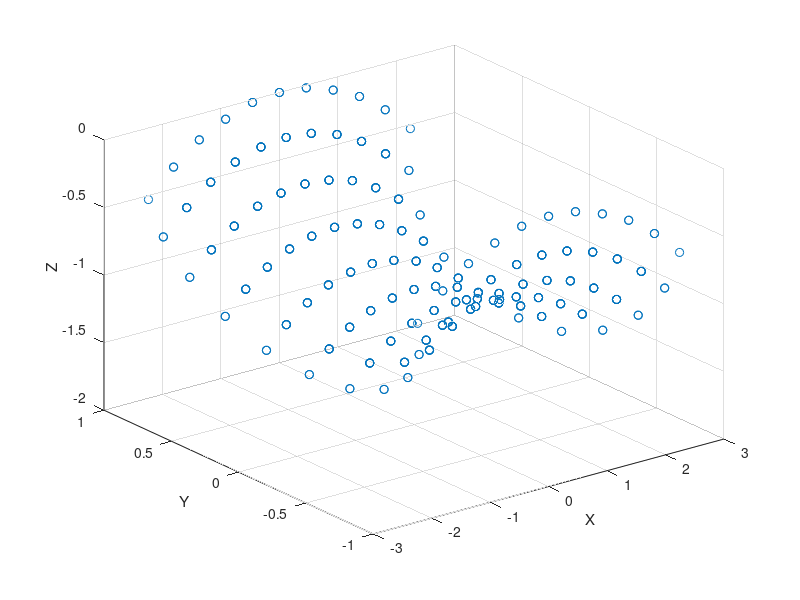

Write MATLAB code to recreate this figure. (Note: this script raises an error after producing the figure.)
A = [ -2.24	  -1.00	  -0.53  	 -2.10	  -0.95	  -0.80  	 -1.70	  -0.95	  -0.63  	 -1.81	  -1.00	  -0.34  
 -1.81	  -1.00	  -0.34  	 -1.70	  -0.95	  -0.63  	 -1.29	  -0.95	  -0.49  	 -1.37	  -1.00	  -0.19  
 -1.37	  -1.00	  -0.19  	 -1.29	  -0.95	  -0.49  	 -0.87	  -0.95	  -0.39  	 -0.92	  -1.00	  -0.09  
 -0.92	  -1.00	  -0.09  	 -0.87	  -0.95	  -0.39  	 -0.43	  -0.95	  -0.33  	 -0.46	  -1.00	  -0.02  
 -0.46	  -1.00	  -0.02  	 -0.43	  -0.95	  -0.33  	  0.00	  -0.95	  -0.31  	  0.00	  -1.00	   0.00  
  0.00	  -1.00	   0.00  	  0.00	  -0.95	  -0.31  	  0.43	  -0.95	  -0.33  	  0.46	  -1.00	  -0.02  
  0.46	  -1.00	  -0.02  	  0.43	  -0.95	  -0.33  	  0.87	  -0.95	  -0.39  	  0.92	  -1.00	  -0.09  
  0.92	  -1.00	  -0.09  	  0.87	  -0.95	  -0.39  	  1.29	  -0.95	  -0.49  	  1.37	  -1.00	  -0.19  
  1.37	  -1.00	  -0.19  	  1.29	  -0.95	  -0.49  	  1.70	  -0.95	  -0.63  	  1.81	  -1.00	  -0.34  
  1.81	  -1.00	  -0.34  	  1.70	  -0.95	  -0.63  	  2.10	  -0.95	  -0.80  	  2.24	  -1.00	  -0.53  
 -2.10	  -0.95	  -0.80  	 -1.97	  -0.81	  -1.05  	 -1.60	  -0.81	  -0.89  	 -1.70	  -0.95	  -0.63  
 -1.70	  -0.95	  -0.63  	 -1.60	  -0.81	  -0.89  	 -1.21	  -0.81	  -0.76  	 -1.29	  -0.95	  -0.49  
 -1.29	  -0.95	  -0.49  	 -1.21	  -0.81	  -0.76  	 -0.81	  -0.81	  -0.66  	 -0.87	  -0.95	  -0.39  
 -0.87	  -0.95	  -0.39  	 -0.81	  -0.81	  -0.66  	 -0.41	  -0.81	  -0.61  	 -0.43	  -0.95	  -0.33  
 -0.43	  -0.95	  -0.33  	 -0.41	  -0.81	  -0.61  	  0.00	  -0.81	  -0.59  	  0.00	  -0.95	  -0.31  
  0.00	  -0.95	  -0.31  	  0.00	  -0.81	  -0.59  	  0.41	  -0.81	  -0.61  	  0.43	  -0.95	  -0.33  
  0.43	  -0.95	  -0.33  	  0.41	  -0.81	  -0.61  	  0.81	  -0.81	  -0.66  	  0.87	  -0.95	  -0.39  
  0.87	  -0.95	  -0.39  	  0.81	  -0.81	  -0.66  	  1.21	  -0.81	  -0.76  	  1.29	  -0.95	  -0.49  
  1.29	  -0.95	  -0.49  	  1.21	  -0.81	  -0.76  	  1.60	  -0.81	  -0.89  	  1.70	  -0.95	  -0.63  
  1.70	  -0.95	  -0.63  	  1.60	  -0.81	  -0.89  	  1.97	  -0.81	  -1.05  	  2.10	  -0.95	  -0.80  
 -1.97	  -0.81	  -1.05  	 -1.87	  -0.59	  -1.25  	 -1.52	  -0.59	  -1.09  	 -1.60	  -0.81	  -0.89  
 -1.60	  -0.81	  -0.89  	 -1.52	  -0.59	  -1.09  	 -1.15	  -0.59	  -0.97  	 -1.21	  -0.81	  -0.76  
 -1.21	  -0.81	  -0.76  	 -1.15	  -0.59	  -0.97  	 -0.77	  -0.59	  -0.88  	 -0.81	  -0.81	  -0.66  
 -0.81	  -0.81	  -0.66  	 -0.77	  -0.59	  -0.88  	 -0.39	  -0.59	  -0.83  	 -0.41	  -0.81	  -0.61  
 -0.41	  -0.81	  -0.61  	 -0.39	  -0.59	  -0.83  	  0.00	  -0.59	  -0.81  	  0.00	  -0.81	  -0.59  
  0.00	  -0.81	  -0.59  	  0.00	  -0.59	  -0.81  	  0.39	  -0.59	  -0.83  	  0.41	  -0.81	  -0.61  
  0.41	  -0.81	  -0.61  	  0.39	  -0.59	  -0.83  	  0.77	  -0.59	  -0.88  	  0.81	  -0.81	  -0.66  
  0.81	  -0.81	  -0.66  	  0.77	  -0.59	  -0.88  	  1.15	  -0.59	  -0.97  	  1.21	  -0.81	  -0.76  
  1.21	  -0.81	  -0.76  	  1.15	  -0.59	  -0.97  	  1.52	  -0.59	  -1.09  	  1.60	  -0.81	  -0.89  
  1.60	  -0.81	  -0.89  	  1.52	  -0.59	  -1.09  	  1.87	  -0.59	  -1.25  	  1.97	  -0.81	  -1.05  
 -1.87	  -0.59	  -1.25  	 -1.81	  -0.31	  -1.38  	 -1.47	  -0.31	  -1.23  	 -1.52	  -0.59	  -1.09  
 -1.52	  -0.59	  -1.09  	 -1.47	  -0.31	  -1.23  	 -1.11	  -0.31	  -1.11  	 -1.15	  -0.59	  -0.97  
 -1.15	  -0.59	  -0.97  	 -1.11	  -0.31	  -1.11  	 -0.75	  -0.31	  -1.02  	 -0.77	  -0.59	  -0.88  
 -0.77	  -0.59	  -0.88  	 -0.75	  -0.31	  -1.02  	 -0.37	  -0.31	  -0.97  	 -0.39	  -0.59	  -0.83  
 -0.39	  -0.59	  -0.83  	 -0.37	  -0.31	  -0.97  	  0.00	  -0.31	  -0.95  	  0.00	  -0.59	  -0.81  
  0.00	  -0.59	  -0.81  	  0.00	  -0.31	  -0.95  	  0.37	  -0.31	  -0.97  	  0.39	  -0.59	  -0.83  
  0.39	  -0.59	  -0.83  	  0.37	  -0.31	  -0.97  	  0.75	  -0.31	  -1.02  	  0.77	  -0.59	  -0.88  
  0.77	  -0.59	  -0.88  	  0.75	  -0.31	  -1.02  	  1.11	  -0.31	  -1.11  	  1.15	  -0.59	  -0.97  
  1.15	  -0.59	  -0.97  	  1.11	  -0.31	  -1.11  	  1.47	  -0.31	  -1.23  	  1.52	  -0.59	  -1.09  
  1.52	  -0.59	  -1.09  	  1.47	  -0.31	  -1.23  	  1.81	  -0.31	  -1.38  	  1.87	  -0.59	  -1.25  
 -1.81	  -0.31	  -1.38  	 -1.79	   0.00	  -1.42  	 -1.45	   0.00	  -1.27  	 -1.47	  -0.31	  -1.23  
 -1.47	  -0.31	  -1.23  	 -1.45	   0.00	  -1.27  	 -1.10	   0.00	  -1.15  	 -1.11	  -0.31	  -1.11  
 -1.11	  -0.31	  -1.11  	 -1.10	   0.00	  -1.15  	 -0.74	   0.00	  -1.07  	 -0.75	  -0.31	  -1.02  
 -0.75	  -0.31	  -1.02  	 -0.74	   0.00	  -1.07  	 -0.37	   0.00	  -1.02  	 -0.37	  -0.31	  -0.97  
 -0.37	  -0.31	  -0.97  	 -0.37	   0.00	  -1.02  	  0.00	   0.00	  -1.00  	  0.00	  -0.31	  -0.95  
  0.00	  -0.31	  -0.95  	  0.00	   0.00	  -1.00  	  0.37	   0.00	  -1.02  	  0.37	  -0.31	  -0.97  
  0.37	  -0.31	  -0.97  	  0.37	   0.00	  -1.02  	  0.74	   0.00	  -1.07  	  0.75	  -0.31	  -1.02  
  0.75	  -0.31	  -1.02  	  0.74	   0.00	  -1.07  	  1.10	   0.00	  -1.15  	  1.11	  -0.31	  -1.11  
  1.11	  -0.31	  -1.11  	  1.10	   0.00	  -1.15  	  1.45	   0.00	  -1.27  	  1.47	  -0.31	  -1.23  
  1.47	  -0.31	  -1.23  	  1.45	   0.00	  -1.27  	  1.79	   0.00	  -1.42  	  1.81	  -0.31	  -1.38  
 -1.79	   0.00	  -1.42  	 -1.81	   0.31	  -1.38  	 -1.47	   0.31	  -1.23  	 -1.45	   0.00	  -1.27  
 -1.45	   0.00	  -1.27  	 -1.47	   0.31	  -1.23  	 -1.11	   0.31	  -1.11  	 -1.10	   0.00	  -1.15  
 -1.10	   0.00	  -1.15  	 -1.11	   0.31	  -1.11  	 -0.75	   0.31	  -1.02  	 -0.74	   0.00	  -1.07  
 -0.74	   0.00	  -1.07  	 -0.75	   0.31	  -1.02  	 -0.37	   0.31	  -0.97  	 -0.37	   0.00	  -1.02  
 -0.37	   0.00	  -1.02  	 -0.37	   0.31	  -0.97  	  0.00	   0.31	  -0.95  	  0.00	   0.00	  -1.00  
  0.00	   0.00	  -1.00  	  0.00	   0.31	  -0.95  	  0.37	   0.31	  -0.97  	  0.37	   0.00	  -1.02  
  0.37	   0.00	  -1.02  	  0.37	   0.31	  -0.97  	  0.75	   0.31	  -1.02  	  0.74	   0.00	  -1.07  
  0.74	   0.00	  -1.07  	  0.75	   0.31	  -1.02  	  1.11	   0.31	  -1.11  	  1.10	   0.00	  -1.15  
  1.10	   0.00	  -1.15  	  1.11	   0.31	  -1.11  	  1.47	   0.31	  -1.23  	  1.45	   0.00	  -1.27  
  1.45	   0.00	  -1.27  	  1.47	   0.31	  -1.23  	  1.81	   0.31	  -1.38  	  1.79	   0.00	  -1.42  
 -1.81	   0.31	  -1.38  	 -1.87	   0.59	  -1.25  	 -1.52	   0.59	  -1.09  	 -1.47	   0.31	  -1.23  
 -1.47	   0.31	  -1.23  	 -1.52	   0.59	  -1.09  	 -1.15	   0.59	  -0.97  	 -1.11	   0.31	  -1.11  
 -1.11	   0.31	  -1.11  	 -1.15	   0.59	  -0.97  	 -0.77	   0.59	  -0.88  	 -0.75	   0.31	  -1.02  
 -0.75	   0.31	  -1.02  	 -0.77	   0.59	  -0.88  	 -0.39	   0.59	  -0.83  	 -0.37	   0.31	  -0.97  
 -0.37	   0.31	  -0.97  	 -0.39	   0.59	  -0.83  	  0.00	   0.59	  -0.81  	  0.00	   0.31	  -0.95  
  0.00	   0.31	  -0.95  	  0.00	   0.59	  -0.81  	  0.39	   0.59	  -0.83  	  0.37	   0.31	  -0.97  
  0.37	   0.31	  -0.97  	  0.39	   0.59	  -0.83  	  0.77	   0.59	  -0.88  	  0.75	   0.31	  -1.02  
  0.75	   0.31	  -1.02  	  0.77	   0.59	  -0.88  	  1.15	   0.59	  -0.97  	  1.11	   0.31	  -1.11  
  1.11	   0.31	  -1.11  	  1.15	   0.59	  -0.97  	  1.52	   0.59	  -1.09  	  1.47	   0.31	  -1.23  
  1.47	   0.31	  -1.23  	  1.52	   0.59	  -1.09  	  1.87	   0.59	  -1.25  	  1.81	   0.31	  -1.38  
 -1.87	   0.59	  -1.25  	 -1.97	   0.81	  -1.05  	 -1.60	   0.81	  -0.89  	 -1.52	   0.59	  -1.09  
 -1.52	   0.59	  -1.09  	 -1.60	   0.81	  -0.89  	 -1.21	   0.81	  -0.76  	 -1.15	   0.59	  -0.97  
 -1.15	   0.59	  -0.97  	 -1.21	   0.81	  -0.76  	 -0.81	   0.81	  -0.66  	 -0.77	   0.59	  -0.88  
 -0.77	   0.59	  -0.88  	 -0.81	   0.81	  -0.66  	 -0.41	   0.81	  -0.61  	 -0.39	   0.59	  -0.83  
 -0.39	   0.59	  -0.83  	 -0.41	   0.81	  -0.61  	  0.00	   0.81	  -0.59  	  0.00	   0.59	  -0.81  
  0.00	   0.59	  -0.81  	  0.00	   0.81	  -0.59  	  0.41	   0.81	  -0.61  	  0.39	   0.59	  -0.83  
  0.39	   0.59	  -0.83  	  0.41	   0.81	  -0.61  	  0.81	   0.81	  -0.66  	  0.77	   0.59	  -0.88  
  0.77	   0.59	  -0.88  	  0.81	   0.81	  -0.66  	  1.21	   0.81	  -0.76  	  1.15	   0.59	  -0.97  
  1.15	   0.59	  -0.97  	  1.21	   0.81	  -0.76  	  1.60	   0.81	  -0.89  	  1.52	   0.59	  -1.09  
  1.52	   0.59	  -1.09  	  1.60	   0.81	  -0.89  	  1.97	   0.81	  -1.05  	  1.87	   0.59	  -1.25  
 -1.97	   0.81	  -1.05  	 -2.10	   0.95	  -0.80  	 -1.70	   0.95	  -0.63  	 -1.60	   0.81	  -0.89  
 -1.60	   0.81	  -0.89  	 -1.70	   0.95	  -0.63  	 -1.29	   0.95	  -0.49  	 -1.21	   0.81	  -0.76  
 -1.21	   0.81	  -0.76  	 -1.29	   0.95	  -0.49  	 -0.87	   0.95	  -0.39  	 -0.81	   0.81	  -0.66  
 -0.81	   0.81	  -0.66  	 -0.87	   0.95	  -0.39  	 -0.43	   0.95	  -0.33  	 -0.41	   0.81	  -0.61  
 -0.41	   0.81	  -0.61  	 -0.43	   0.95	  -0.33  	  0.00	   0.95	  -0.31  	  0.00	   0.81	  -0.59  
  0.00	   0.81	  -0.59  	  0.00	   0.95	  -0.31  	  0.43	   0.95	  -0.33  	  0.41	   0.81	  -0.61  
  0.41	   0.81	  -0.61  	  0.43	   0.95	  -0.33  	  0.87	   0.95	  -0.39  	  0.81	   0.81	  -0.66  
  0.81	   0.81	  -0.66  	  0.87	   0.95	  -0.39  	  1.29	   0.95	  -0.49  	  1.21	   0.81	  -0.76  
  1.21	   0.81	  -0.76  	  1.29	   0.95	  -0.49  	  1.70	   0.95	  -0.63  	  1.60	   0.81	  -0.89  
  1.60	   0.81	  -0.89  	  1.70	   0.95	  -0.63  	  2.10	   0.95	  -0.80  	  1.97	   0.81	  -1.05  
 -2.10	   0.95	  -0.80  	 -2.24	   1.00	  -0.53  	 -1.81	   1.00	  -0.34  	 -1.70	   0.95	  -0.63  
 -1.70	   0.95	  -0.63  	 -1.81	   1.00	  -0.34  	 -1.37	   1.00	  -0.19  	 -1.29	   0.95	  -0.49  
 -1.29	   0.95	  -0.49  	 -1.37	   1.00	  -0.19  	 -0.92	   1.00	  -0.09  	 -0.87	   0.95	  -0.39  
 -0.87	   0.95	  -0.39  	 -0.92	   1.00	  -0.09  	 -0.46	   1.00	  -0.02  	 -0.43	   0.95	  -0.33  
 -0.43	   0.95	  -0.33  	 -0.46	   1.00	  -0.02  	  0.00	   1.00	   0.00  	  0.00	   0.95	  -0.31  
  0.00	   0.95	  -0.31  	  0.00	   1.00	   0.00  	  0.46	   1.00	  -0.02  	  0.43	   0.95	  -0.33  
  0.43	   0.95	  -0.33  	  0.46	   1.00	  -0.02  	  0.92	   1.00	  -0.09  	  0.87	   0.95	  -0.39  
  0.87	   0.95	  -0.39  	  0.92	   1.00	  -0.09  	  1.37	   1.00	  -0.19  	  1.29	   0.95	  -0.49  
  1.29	   0.95	  -0.49  	  1.37	   1.00	  -0.19  	  1.81	   1.00	  -0.34  	  1.70	   0.95	  -0.63  
  1.70	   0.95	  -0.63  	  1.81	   1.00	  -0.34  	  2.24	   1.00	  -0.53  	  2.10	   0.95	  -0.80  ];

X = [A(:,1) ; A(:,4) ; A(:,7) ; A(:,10)];  
Y = [A(:,2) ; A(:,5) ; A(:,8) ; A(:,11)];
Z = [A(:,3) ; A(:,6) ; A(:,9) ; A(:,12)];
figure; scatter3(X,Y,Z)
xlabel('X')
ylabel('Y')
zlabel('Z')

interiorPoints = [A(:,1:3)];% ; A(:,4:6) ; A(:,7:9) ; A(:,10:12)];
DT = DelaunayTri(interiorPoints);
hullFacets = convexHull(DT);
figure; trisurf(hullFacets,X,Y,Z,'FaceColor','c')
xlabel('X')
ylabel('Y')
zlabel('Z')



